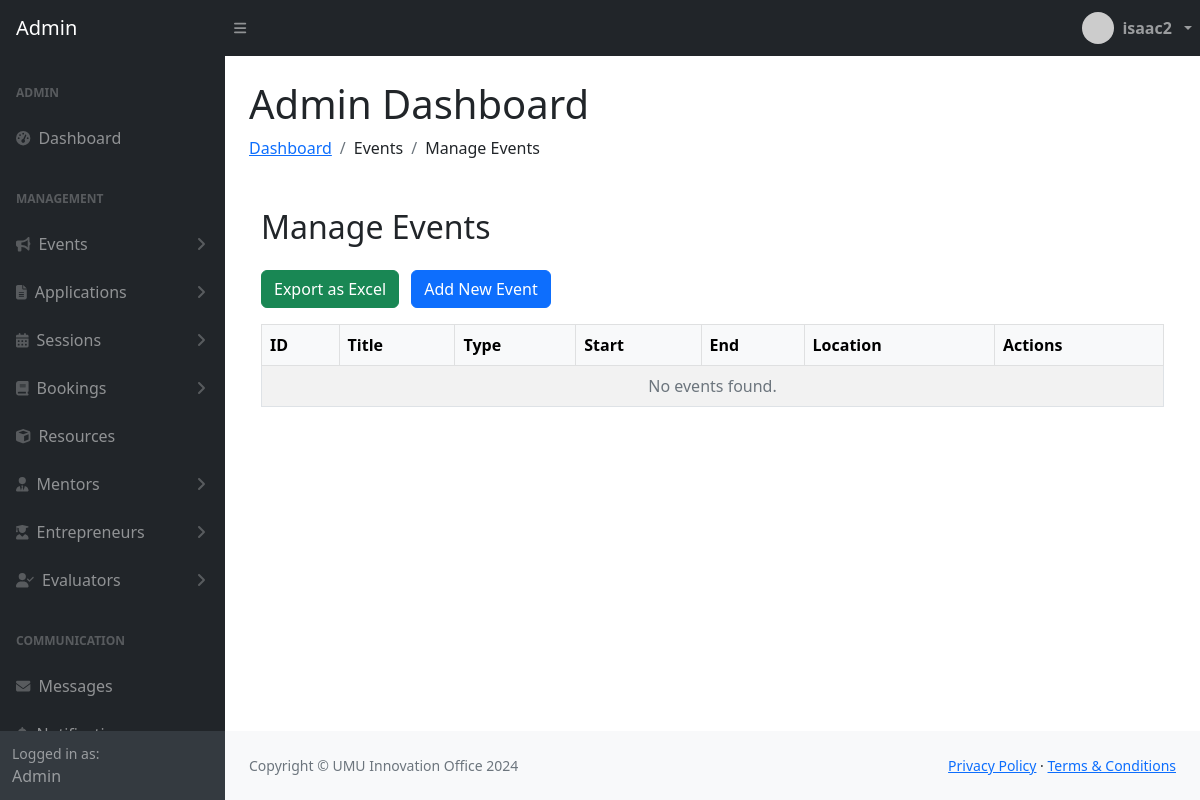
Before: /manage_events_admin.php (signed in) with the older database file.
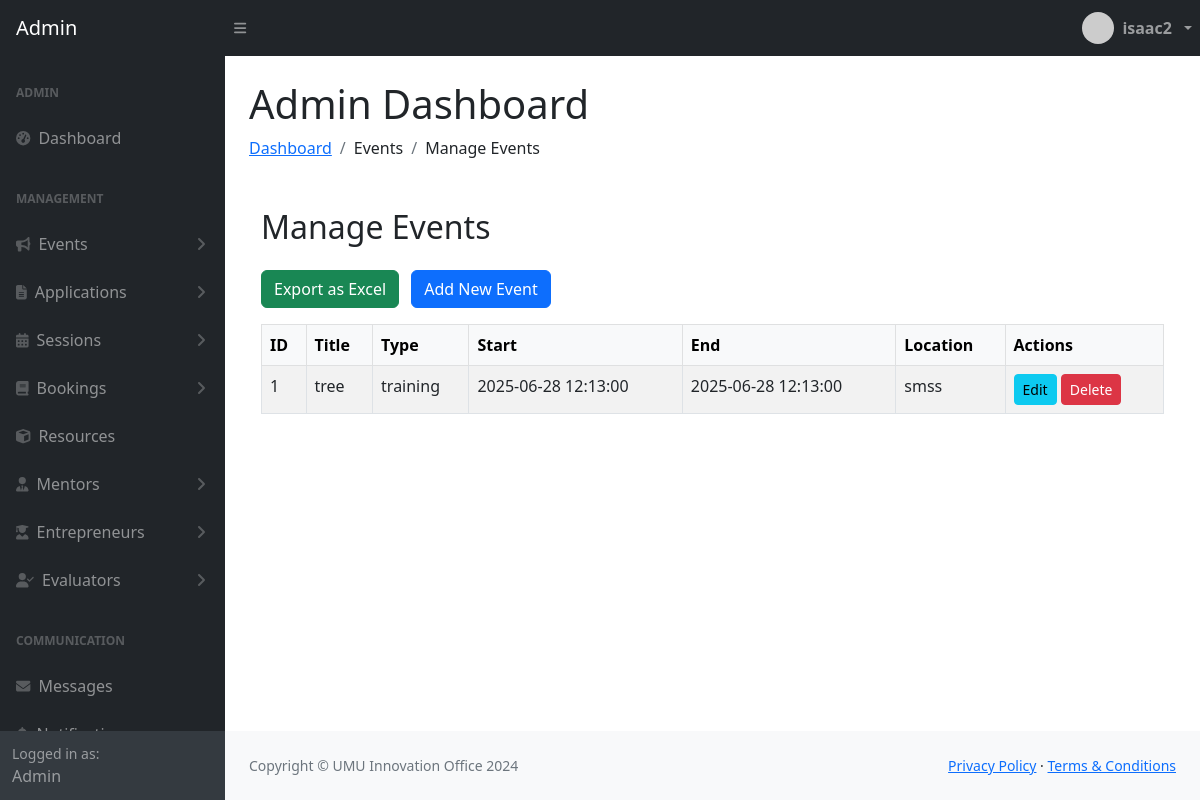
After: the same page with the newer database file.
### tables this page shows
CREATE TABLE `events` (
  `id` int(11) NOT NULL,
  `title` varchar(255) NOT NULL,
  `description` text DEFAULT NULL,
  `event_type` enum('workshop','training','mentoring') NOT NULL,
  `start_datetime` datetime NOT NULL,
  `end_datetime` datetime NOT NULL,
  `location` varchar(255) DEFAULT NULL,
  `created_by` int(11) DEFAULT NULL,
  `created_at` datetime NOT NULL DEFAULT current_timestamp(),
  `updated_at` datetime NOT NULL DEFAULT current_timestamp() ON UPDATE current_timestamp()
);

### manage_events_admin.php (the view, shortened to what the changed rows need)
<?php
require_once 'db.php';
$conn = new mysqli($host, $user, $password, $dbname);
$events = $conn->query("SELECT id, title, event_type, start_datetime, end_datetime, location FROM events ORDER BY start_datetime DESC");
$breadcrumb_items = ['Events', 'Manage Events'];
?>
<div class="container my-5">
    <h2 class="mb-4">Manage Events</h2>
    <div class="table-responsive">
        <table class="table table-bordered table-striped">
            <thead class="table-light">
                <tr>
                    <th>ID</th>
                    <th>Title</th>
                    <th>Type</th>
                    <th>Start</th>
                    <th>End</th>
                    <th>Location</th>
                    <th>Actions</th>
                </tr>
            </thead>
            <tbody>
                <?php if ($events && $events->num_rows > 0): while($e = $events->fetch_assoc()): ?>
                <tr>
                    <td><?= htmlspecialchars($e['id']) ?></td>
                    <td><?= htmlspecialchars($e['title']) ?></td>
                    <td><?= htmlspecialchars($e['event_type']) ?></td>
                    <td><?= htmlspecialchars($e['start_datetime']) ?></td>
                    <td><?= htmlspecialchars($e['end_datetime']) ?></td>
                    <td><?= htmlspecialchars($e['location']) ?></td>
                    <td>
                        <button class="btn btn-sm btn-info" data-bs-toggle="modal" data-bs-target="#editEventModal<?= $e['id'] ?>">Edit</button>
                        <form method="post" action="" style="display:inline-block" onsubmit="return confirm('Delete this event?');">
                            <button type="submit" name="delete_event" class="btn btn-sm btn-danger">Delete</button>
                        </form>
                    </td>
                </tr>
                <?php endwhile; else: ?>
                <tr><td colspan="7" class="text-center text-muted">No events found.</td></tr>
                <?php endif; ?>
            </tbody>
        </table>
    </div>
</div>
<?php
$page_content = ob_get_clean();
include __DIR__ . '/dist/template_admin.php';

### dist/template_admin.php (shortened to what the changed rows need)
<!DOCTYPE html>
<html lang="en">
<head>
    <link href="https://cdn.jsdelivr.net/npm/simple-datatables@7.1.2/dist/style.min.css" rel="stylesheet" />
    <link href="/system2/dist/css/styles.css" rel="stylesheet" />
</head>
<body class="sb-nav-fixed">
    <div id="layoutSidenav">
        <div id="layoutSidenav_content">
            <main>
                <div class="container-fluid px-4">
                    <h1 class="mt-4">Admin Dashboard</h1>
                    <ol class="breadcrumb mb-4">
                        <li class="breadcrumb-item"><a href="admin_dashboard.php">Dashboard</a></li>
                        <?php if (isset($breadcrumb_items)): ?>
                            <?php foreach ($breadcrumb_items as $item): ?>
                                <li class="breadcrumb-item"> <?= $item ?> </li>
                            <?php endforeach; ?>
                        <?php endif; ?>
                    </ol>
                    <?php if (isset($page_content)): ?>
                        <?= $page_content ?>
                    <?php endif; ?>
                </div>
            </main>
        </div>
    </div>
</body>
</html>

Changed rows visible on the page:
added events: id "1", title "tree", event_type "training", start_datetime "2025-06-28 12:13:00", end_datetime "2025-06-28 12:13:00", location "smss"
Other visible differences:
text no longer shown: "No events found."
